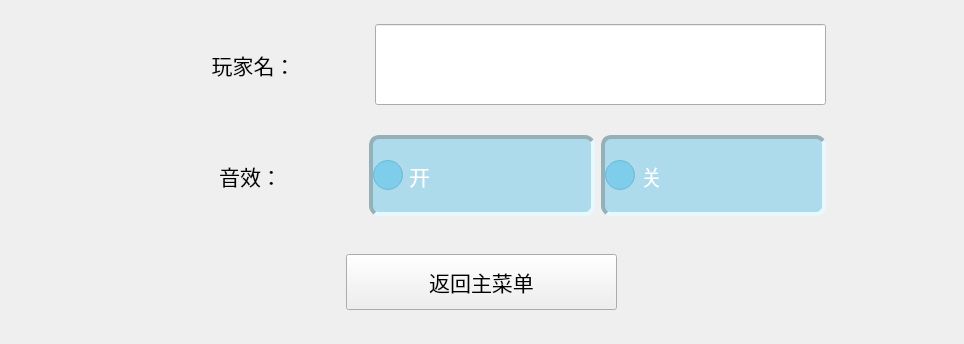
   <widget class="QWidget" name="setting_page">
    <layout class="QGridLayout" name="gridLayout_3">
     <item row="0" column="2">
      <spacer name="horizontalSpacer_10">
       <property name="orientation">
        <enum>Qt::Horizontal</enum>
       </property>
       <property name="sizeHint" stdset="0">
        <size>
         <width>118</width>
         <height>98</height>
        </size>
       </property>
      </spacer>
     </item>
     <item row="1" column="2">
      <spacer name="horizontalSpacer_14">
       <property name="orientation">
        <enum>Qt::Horizontal</enum>
       </property>
       <property name="sizeHint" stdset="0">
        <size>
         <width>40</width>
         <height>20</height>
        </size>
       </property>
      </spacer>
     </item>
     <item row="1" column="1">
      <widget class="QWidget" name="soundeffect_widget" native="true">
       <property name="minimumSize">
        <size>
         <width>0</width>
         <height>101</height>
        </size>
       </property>
       <property name="maximumSize">
        <size>
         <width>16777215</width>
         <height>101</height>
        </size>
       </property>
       <layout class="QGridLayout" name="gridLayout_4">
        <item row="0" column="1">
         <widget class="QLabel" name="soundeffect_label">
          <property name="minimumSize">
           <size>
            <width>0</width>
            <height>81</height>
           </size>
          </property>
          <property name="maximumSize">
           <size>
            <width>16777215</width>
            <height>81</height>
           </size>
          </property>
          <property name="font">
           <font>
            <family>方正粗黑宋简体</family>
            <pointsize>16</pointsize>
           </font>
          </property>
          <property name="text">
           <string>音效：</string>
          </property>
          <property name="alignment">
           <set>Qt::AlignCenter</set>
          </property>
         </widget>
        </item>
        <item row="0" column="2">
         <widget class="QRadioButton" name="soundeffect_yes_radioButton">
          <property name="minimumSize">
           <size>
            <width>0</width>
            <height>81</height>
           </size>
          </property>
          <property name="font">
           <font>
            <family>方正粗黑宋简体</family>
            <pointsize>16</pointsize>
           </font>
          </property>
          <property name="styleSheet">
           <string notr="true">QRadioButton{background:rgba(0,169,231,70);
    border-style : inset;
    border-width : 4px;
    border-color : #97b0b8;
    border-radius: 10px;
    color:white;
	}
QRadioButton::indicator {
    width: 30px;
    height: 30px;
}</string>
          </property>
          <property name="text">
           <string>开</string>
          </property>
         </widget>
        </item>
        <item row="0" column="3">
         <widget class="QRadioButton" name="soundeffect_no_radioButton">
          <property name="minimumSize">
           <size>
            <width>0</width>
            <height>81</height>
           </size>
          </property>
          <property name="font">
           <font>
            <family>方正粗黑宋简体</family>
            <pointsize>16</pointsize>
           </font>
          </property>
          <property name="styleSheet">
           <string notr="true">QRadioButton{background:rgba(0,169,231,70);
    border-style : inset;
    border-width : 4px;
    border-color : #97b0b8;
    border-radius: 10px;
    color:white}
QRadioButton::indicator {
    width: 30px;
    height: 30px;
}</string>
          </property>
          <property name="text">
           <string>关</string>
          </property>
         </widget>
        </item>
       </layout>
      </widget>
     </item>
     <item row="3" column="0">
      <spacer name="horizontalSpacer_11">
       <property name="orientation">
        <enum>Qt::Horizontal</enum>
       </property>
       <property name="sizeHint" stdset="0">
        <size>
         <width>118</width>
         <height>58</height>
        </size>
       </property>
      </spacer>
     </item>
     <item row="0" column="0">
      <spacer name="horizontalSpacer_9">
       <property name="orientation">
        <enum>Qt::Horizontal</enum>
       </property>
       <property name="sizeHint" stdset="0">
        <size>
         <width>118</width>
         <height>108</height>
        </size>
       </property>
      </spacer>
     </item>
     <item row="1" column="0">
      <spacer name="horizontalSpacer_13">
       <property name="orientation">
        <enum>Qt::Horizontal</enum>
       </property>
       <property name="sizeHint" stdset="0">
        <size>
         <width>40</width>
         <height>20</height>
        </size>
       </property>
      </spacer>
     </item>
     <item row="0" column="1">
      <widget class="QWidget" name="playername_widget" native="true">
       <property name="minimumSize">
        <size>
         <width>0</width>
         <height>101</height>
        </size>
       </property>
       <property name="maximumSize">
        <size>
         <width>16777215</width>
         <height>101</height>
        </size>
       </property>
       <layout class="QHBoxLayout" name="horizontalLayout">
        <item>
         <widget class="QLabel" name="playername_label">
          <property name="minimumSize">
           <size>
            <width>231</width>
            <height>81</height>
           </size>
          </property>
          <property name="maximumSize">
           <size>
            <width>231</width>
            <height>81</height>
           </size>
          </property>
          <property name="font">
           <font>
            <family>方正粗黑宋简体</family>
            <pointsize>16</pointsize>
           </font>
          </property>
          <property name="text">
           <string>玩家名：</string>
          </property>
          <property name="alignment">
           <set>Qt::AlignCenter</set>
          </property>
         </widget>
        </item>
        <item>
         <widget class="QLineEdit" name="playername_lineEdit">
          <property name="minimumSize">
           <size>
            <width>451</width>
            <height>81</height>
           </size>
          </property>
          <property name="maximumSize">
           <size>
            <width>451</width>
            <height>81</height>
           </size>
          </property>
          <property name="font">
           <font>
            <family>方正粗黑宋简体</family>
            <pointsize>16</pointsize>
           </font>
          </property>
         </widget>
        </item>
       </layout>
      </widget>
     </item>
     <item row="3" column="1">
      <widget class="QWidget" name="setting_retrun" native="true">
       <property name="minimumSize">
        <size>
         <width>0</width>
         <height>101</height>
        </size>
       </property>
       <property name="maximumSize">
        <size>
         <width>10000</width>
         <height>101</height>
        </size>
       </property>
       <layout class="QHBoxLayout" name="horizontalLayout_2">
        <item>
         <widget class="Menu_Button" name="return_fromsetting">
          <property name="sizePolicy">
           <sizepolicy hsizetype="Minimum" vsizetype="Preferred">
            <horstretch>0</horstretch>
            <verstretch>0</verstretch>
           </sizepolicy>
          </property>
          <property name="minimumSize">
           <size>
            <width>251</width>
            <height>51</height>
           </size>
          </property>
          <property name="maximumSize">
           <size>
            <width>271</width>
            <height>56</height>
           </size>
          </property>
          <property name="font">
           <font>
            <family>方正粗黑宋简体</family>
            <pointsize>16</pointsize>
           </font>
          </property>
          <property name="text">
           <string>返回主菜单</string>
          </property>
         </widget>
        </item>
       </layout>
      </widget>
     </item>
     <item row="3" column="2">
      <spacer name="horizontalSpacer_12">
       <property name="orientation">
        <enum>Qt::Horizontal</enum>
       </property>
       <property name="sizeHint" stdset="0">
        <size>
         <width>118</width>
         <height>48</height>
        </size>
       </property>
      </spacer>
     </item>
    </layout>
   </widget>
